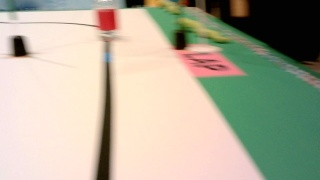
#> input picture 2026-Alpha/bottle_color_captures/camera_line_b5d222dbc2514c6f9561c72057b7c40f/frame_000656_raw.jpg, 320 x 180 px, given in place of the camera
$ python sumo_black_camera_capture.py
#> lines starting #> are read from the running program, lines starting #| are printed output that depends on the picture; after the words box and inside, x2 and y2 are one past the last pixel; in counts of white or black regions, pixels touching at a corner belong together
#> in main, frame is the input picture: shape (180, 320, 3); mean B, G, R 153.3, 172.9, 177.1
#!/usr/bin/env python3
"""Preview the ET-sumo black-bottle detector and save frames with S."""

import argparse
from datetime import datetime
from pathlib import Path
import platform
import sys
import time

# Match py_etrobo_util/video.py: Raspberry Pi system packages may live here.
if platform.python_implementation() == 'CPython':
    sys.path.append('/usr/lib/python3/dist-packages')
elif platform.python_implementation() == 'PyPy':
    sys.path.append('/usr/local/lib/pypy3/dist-packages')

import cv2
import numpy as np

# Keep these values synchronized with py_etrobo_util/video.py.
FRAME_WIDTH = 320
FRAME_HEIGHT = 180
BOTTLE_MIN_AREA = 150
BOTTLE_MIN_EXTENT = 0.45
BOTTLE_BLACK_MAX_W = int(FRAME_WIDTH * 0.55)
BOTTLE_BLACK_MAX_ASPECT = 4.0
BOTTLE_HSV_BLACK_LOWER = np.array((0, 0, 0), dtype=np.uint8)
BOTTLE_HSV_BLACK_UPPER = np.array((179, 120, 60), dtype=np.uint8)
MORPH_KERNEL_SIZE = 7


def detect_black(frame, kernel):
    """Return prepared frame, raw HSV threshold mask, and best qualified contour."""
    fh, fw = frame.shape[:2]
#> fh = 180; fw = 320
    crop_h = int(fw * 9 / 16)
#> crop_h = 180
    y0 = max(0, (fh - crop_h) // 2)
#> y0 = 0
    frame_169 = frame[y0:y0 + min(crop_h, fh), :]
    prepared = cv2.resize(frame_169, (FRAME_WIDTH, FRAME_HEIGHT))
    hsv = cv2.cvtColor(prepared, cv2.COLOR_BGR2HSV)
#> hsv: shape (180, 320, 3); mean H, S, V 30, 67.5, 190.2
    mask = cv2.inRange(hsv, BOTTLE_HSV_BLACK_LOWER, BOTTLE_HSV_BLACK_UPPER)
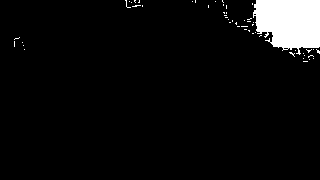
#> mask: shape (180, 320); 5.3% white; 53 white regions (52 under 20 px), largest, box (x1, y1, x2, y2) and area: (253, 0, 320, 55) 2880
    mask = cv2.morphologyEx(mask, cv2.MORPH_OPEN, kernel)
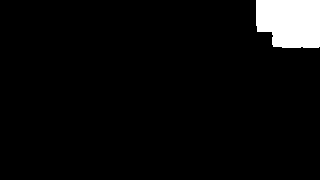
#> mask: shape (180, 320); 4.8% white; 1 white region, box (x1, y1, x2, y2) and area: (256, 0, 320, 48) 2793
    mask = cv2.morphologyEx(mask, cv2.MORPH_CLOSE, kernel)
#> mask: shape (180, 320); 4.9% white; 1 white region
    contours, _ = cv2.findContours(mask, cv2.RETR_EXTERNAL, cv2.CHAIN_APPROX_SIMPLE)
#> contours = 1 contour; box (x1, y1, x2, y2) and area: (256, 0, 320, 48) 2689

    best = None
    for contour in contours:
        area = cv2.contourArea(contour)
        if area < BOTTLE_MIN_AREA:
            continue
        x, y, w, h = cv2.boundingRect(contour)
        extent = area / float(w * h)
        aspect = w / float(h) if h > 0 else 999.0
        if w > BOTTLE_BLACK_MAX_W or aspect > BOTTLE_BLACK_MAX_ASPECT or extent < BOTTLE_MIN_EXTENT:
            continue
        if best is None or area > best[0]:
            best = (area, x, y, w, h, extent, aspect)
#> this loop made 1 pass
#> (area, x, y, w, h, extent, aspect) on pass 1: (2689, 256, 0, 64, 48, 0.875, 1.33)
    return prepared, mask, best


def main():
    parser = argparse.ArgumentParser(description=__doc__)
    parser.add_argument('--camera', type=int, default=0, help='camera index (default: 0)')
    parser.add_argument('--width', type=int, default=640)
    parser.add_argument('--height', type=int, default=480)
    parser.add_argument('--output-dir', type=Path, default=Path(__file__).resolve().parent / 'sumo_black_captures')
    args = parser.parse_args()

    backend = cv2.CAP_V4L2 if hasattr(cv2, 'CAP_V4L2') else cv2.CAP_ANY
    camera = cv2.VideoCapture(args.camera, backend)
    if not camera.isOpened():
        parser.error('could not open camera index %d' % args.camera)
    camera.set(cv2.CAP_PROP_FRAME_WIDTH, args.width)
    camera.set(cv2.CAP_PROP_FRAME_HEIGHT, args.height)
    args.output_dir.mkdir(parents=True, exist_ok=True)
    kernel = np.ones((MORPH_KERNEL_SIZE, MORPH_KERNEL_SIZE), dtype=np.uint8)
    preview_name = 'ET-sumo black detector (S=save, Q/Esc=quit)'
    cv2.namedWindow(preview_name, cv2.WINDOW_NORMAL)
    print('S: save raw frame, detector preview, and mask; Q/Esc: quit')
    print('Output directory:', args.output_dir.resolve())

    try:
        while True:
            ok, frame = camera.read()
            if not ok or frame is None:
                print('Camera read failed; retrying')
                time.sleep(0.1)
                key = cv2.waitKey(1) & 0xff
                if key in (ord('q'), 27):
                    break
                continue

            prepared, mask, best = detect_black(frame, kernel)
#> best = (2689, 256, 0, 64, 48, 0.875, 1.33)
            view = prepared.copy()
            if best is None:
                label = 'No qualified black candidate'
                color = (30, 30, 230)
            else:
                area, x, y, w, h, extent, aspect = best
#> area = 2689; x = 256; y = 0; w = 64; h = 48; extent = 0.875; aspect = 1.33
                cv2.rectangle(view, (x, y), (x + w, y + h), (0, 220, 255), 2)
                cv2.circle(view, (x + w // 2, y + h // 2), 4, (0, 0, 255), -1)
#> view: shape (180, 320, 3); mean B, G, R 153.2, 174.7, 179.4
                label = 'BLACK area=%d extent=%.2f aspect=%.2f' % (area, extent, aspect)
#> label = 'BLACK area=2689 extent=0.88 aspect=1.33'
                color = (0, 220, 255)
            cv2.putText(view, label, (5, 18), cv2.FONT_HERSHEY_SIMPLEX, 0.42, color, 1, cv2.LINE_AA)
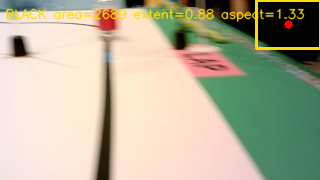
#> view: shape (180, 320, 3); mean B, G, R 151.5, 176.1, 181.1
            cv2.putText(view, 'S: save  Q/Esc: quit', (5, FRAME_HEIGHT - 7), cv2.FONT_HERSHEY_SIMPLEX, 0.42, (255, 255, 255), 1, cv2.LINE_AA)
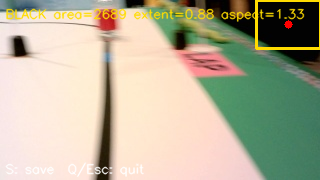
#> view: shape (180, 320, 3); 1.28% of pixels changed, all inside (x1, y1, x2, y2) = (5, 162, 144, 177)
            cv2.imshow(preview_name, view)
            cv2.imshow('Black threshold mask (white=pixel passes HSV)', mask)

            key = cv2.waitKey(1) & 0xff
#> (key q is pressed here)
            if key in (ord('q'), 27):
                break
            if key in (ord('s'), ord('S')):
                stamp = datetime.now().strftime('%Y%m%d_%H%M%S_%f')[:-3]
                outputs = (
                    (args.output_dir / (stamp + '_raw.png'), frame),
                    (args.output_dir / (stamp + '_detector.png'), view),
                    (args.output_dir / (stamp + '_mask.png'), mask),
                )
                if all(cv2.imwrite(str(path), image) for path, image in outputs):
                    print('Saved:', ', '.join(path.name for path, _ in outputs))
                else:
                    print('One or more images failed to save', file=sys.stderr)
    except KeyboardInterrupt:
        print('\nInterrupted')
    finally:
        camera.release()
        cv2.destroyAllWindows()


if __name__ == '__main__':
    main()

$ run again, on 2026-Alpha/bottle_color_captures/camera_line_b5d222dbc2514c6f9561c72057b7c40f/frame_000674_raw.jpg
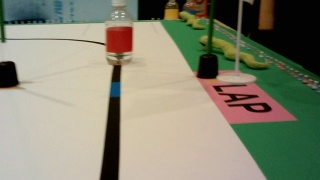
#> input picture 2026-Alpha/bottle_color_captures/camera_line_b5d222dbc2514c6f9561c72057b7c40f/frame_000674_raw.jpg, 320 x 180 px, given in place of the camera
#> in main, frame is the input picture: shape (180, 320, 3); mean B, G, R 114.6, 134.2, 134.4
#> hsv: shape (180, 320, 3); mean H, S, V 36.8, 83.1, 145.2
#> in detect_black, `mask = cv2.morphologyEx(mask, cv2.MORPH_OPEN, kernel)`:
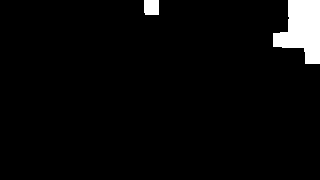
#> mask: shape (180, 320); 3.9% white; 2 white regions, box (x1, y1, x2, y2) and area: (273, 0, 320, 64) 2002, (144, 0, 159, 15) 223
#> contours = 2 contours; box (x1, y1, x2, y2) and area: (273, 0, 320, 64) 1896, (144, 0, 159, 15) 194
#> the loop in detect_black, `for contour in contours:` made 2 passes
#> (area, x, y, w, h, extent, aspect) on passes 1 to 2: (1896.5, 273, 0, 47, 64, 0.63, 0.734), (194.5, 144, 0, 15, 15, 0.864, 1)
#> in main, `prepared, mask, best = detect_black(frame, kernel)`: best = (1896.5, 273, 0, 47, 64, 0.63, 0.734)
#> in main, `area, x, y, w, h, extent, aspect = best`: area = 1896.5; x = 273; y = 0; w = 47; h = 64; extent = 0.63; aspect = 0.734
#> label = 'BLACK area=1896 extent=0.63 aspect=0.73'
#> in main, `cv2.putText(view, 'S: save  Q/Esc: quit', (5, FRAME_HEIGHT - 7), cv2.F..`:
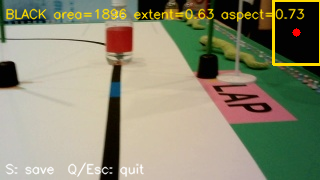
#> view: shape (180, 320, 3); mean B, G, R 114.1, 138.5, 139.7
